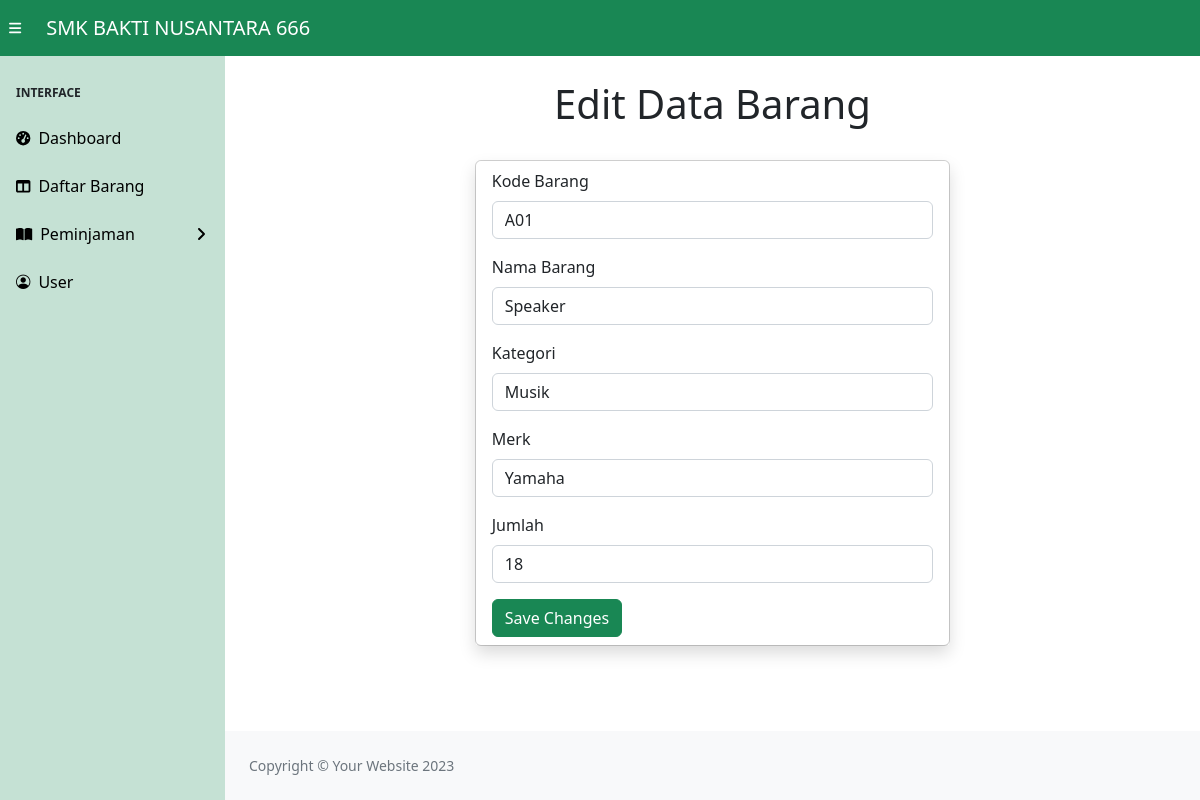
The app's page /sts_peminjaman/edit_brg.php?id=1 with its own data.
### tables this page shows
CREATE TABLE `barang` (
  `id_barang` int(11) NOT NULL,
  `kode_barang` varchar(255) DEFAULT NULL,
  `nama_barang` varchar(255) DEFAULT NULL,
  `kategori` varchar(255) DEFAULT NULL,
  `merk` varchar(255) DEFAULT NULL,
  `jumlah` int(11) DEFAULT NULL
);

### sts_peminjaman/database.php (called while the page is built, shortened)
<?php
$connect=mysqli_connect("localhost", "root", "", "projek_peminjaman") or die("Failed to connect to MYSQL: " . mysqli_error($connect));
function Editbarang($tablename, $id)
{
    global $connect;
    $hasil=mysqli_query($connect, "SELECT * FROM $tablename WHERE id_barang='$id'");
    return $hasil;
}
?>

### sts_peminjaman/edit_brg.php (the view, shortened to what this page needs)
<?php
require_once("database.php");
$data = Editbarang("barang", $_GET['id']);
?>
<!DOCTYPE html>
<html lang="en">
<head>
    <link rel="stylesheet" href="https://cdn.jsdelivr.net/npm/bootstrap-icons@1.11.3/font/bootstrap-icons.min.css">
    <link href="https://cdn.jsdelivr.net/npm/simple-datatables@7.1.2/dist/style.min.css" rel="stylesheet" />
    <link href="css/styles.css" rel="stylesheet" />
</head>
<body class="sb-nav-fixed">
    <nav class="sb-topnav navbar navbar-expand bg-success">
        <button class="btn btn-link btn-sm order-1 order-lg-0 me-4 me-lg-0" id="sidebarToggle" href="#!" style="color: white"><i class="fas fa-bars"></i></button>
        <a class="navbar-brand ps-3" href="#" style="color:white">SMK BAKTI NUSANTARA 666</a>
        <ul class="navbar-nav ms-auto ms-md-0 me-3 me-lg-4" style="padding-left: 1200px;">
        </ul>
    </nav>
    <div id="layoutSidenav">
        <div id="layoutSidenav_nav">
            <nav class="sb-sidenav accordion bg-success bg-opacity-25" id="sidenavAccordion">
                <div class="sb-sidenav-menu">
                    <div class="nav">
                        <div class="sb-sidenav-menu-heading">Interface</div>
                        <a class="nav-link text-decoration-none" href="home.php" style="color: black;">
                            <div class="sb-nav-link-icon"><i class="fas fa-tachometer-alt"></i></div>
                            Dashboard
                        </a>
                        <a class="nav-link" href="data_barang.php" style="color: black;">
                            <div class="sb-nav-link-icon"><i class="fas fa-columns"></i></div>
                            Daftar Barang
                        </a>
                        <a class="nav-link collapsed" style="color:black;" href="#" data-bs-toggle="collapse" data-bs-target="#collapsePages" aria-expanded="false" aria-controls="collapsePages">
                            <div class="sb-nav-link-icon"><i class="fas fa-book-open"></i></div>
                            Peminjaman
                            <div class="sb-sidenav-collapse-arrow"><i class="fas fa-angle-down"></i></div>
                        </a>
                        <a class="nav-link" href="data_user.php" style="color: black;">
                            <div class="sb-nav-link-icon"><i class="bi bi-person-circle"></i></div>
                            User
                        </a>
                    </div>
                </div>
            </nav>
        </div>
        <div id="layoutSidenav_content">
            <h1 class="mt-4">
                <center>Edit Data Barang</center>
            </h1>
            <br>
            <div class="container">
                <div class="card mx-auto col-lg-6 ">
                    <div class="card-body shadow h-100 py-2">
                        <?php while ($barang = mysqli_fetch_array($data)) : ?>
                            <form action="update_barang.php" method="POST">
                                <div class="mb-3">
                                    <label form="disabledTextInput" class="form-label">Kode Barang</label>
                                    <input type="text" id="kode_barang" name="kode_barang" class="form-control" value="<?php echo $barang['kode_barang']; ?>">
                                </div>
                                <div class="mb-3">
                                    <label form="disabledTextInput" class="form-label">Nama Barang</label>
                                    <input type="text" id="nama_barang" name="nama_barang" class="form-control" value="<?php echo $barang['nama_barang']; ?>">
                                </div>
                                <div class="mb-3">
                                    <label form="status" class="form-label">Kategori</label>
                                    <input type="text" id="kategori" name="kategori" class="form-control" value="<?php echo $barang['kategori'];?>">
                                </div>
                                <div class="mb-3">
                                    <label form="disabledTextInput" class="form-label">Merk</label>
                                    <input type="text" id="merk" name="merk" class="form-control" value="<?php echo $barang['merk']; ?>">
                                </div>
                                <div class="mb-3">
                                    <label form="disabledTextInput" class="form-label">Jumlah</label>
                                    <input type="number" id="jumlah" name="jumlah" class="form-control" value="<?php echo $barang['jumlah']; ?>">
                                </div>
                                <button type="submit" class="btn btn-success" value="Update" name="submit">Save Changes</button>
                                <br>
                            </form>
                        <?php endwhile; ?>
                    </div>
                </div>
            </div>
            <footer class="py-4 mt-auto bg-light">
                <div class="container-fluid px-4">
                    <div class="d-flex align-items-center justify-content-between small">
                        <div class="text-muted">Copyright &copy; Your Website 2023</div>
                    </div>
                </div>
            </footer>
        </div>
    </div>
</body>
</html>

### records on screen
barang: kode_barang "A01", nama_barang "Speaker", kategori "Musik", merk "Yamaha", jumlah "18"
